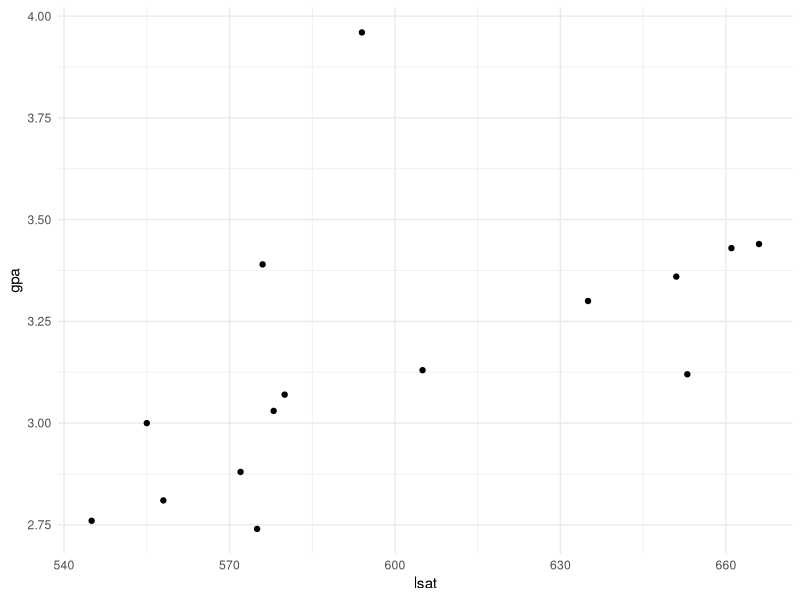
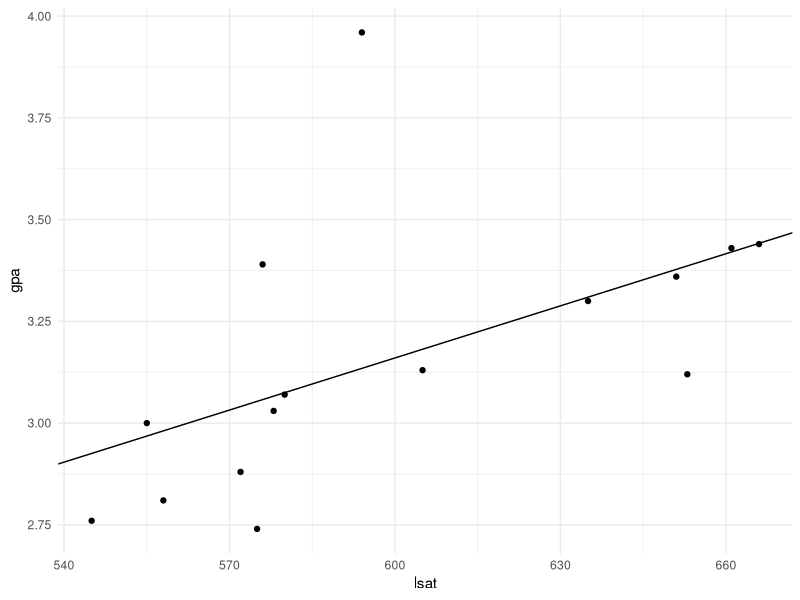
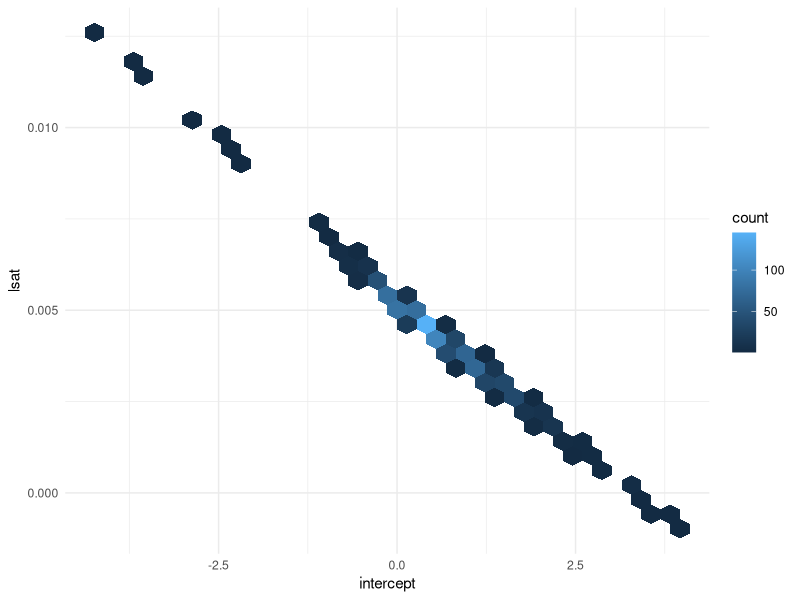
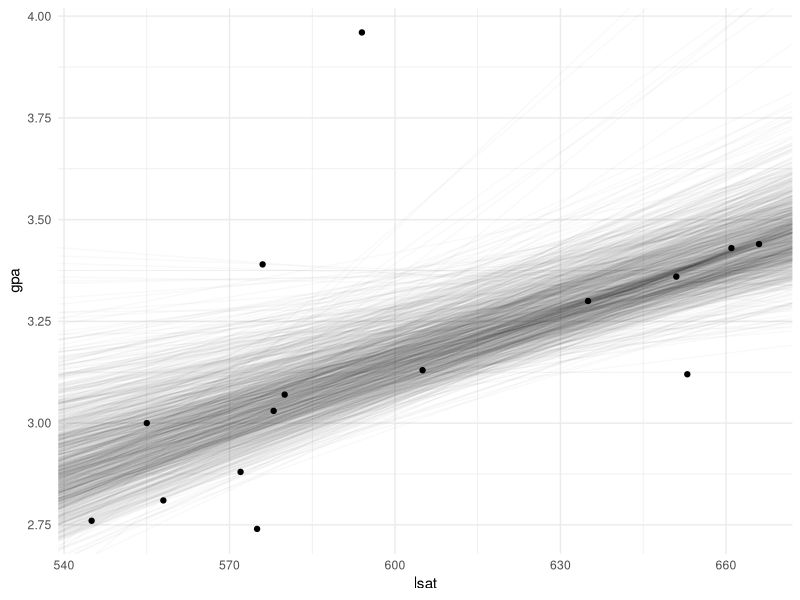
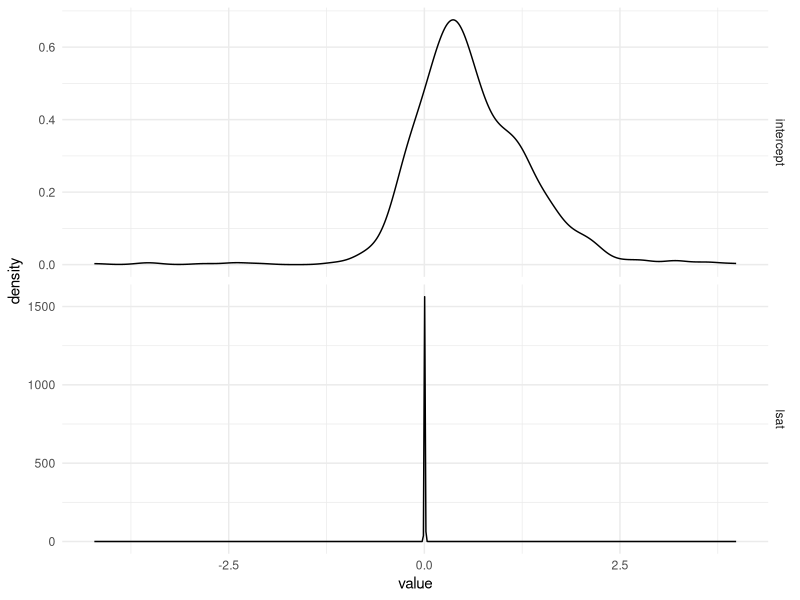
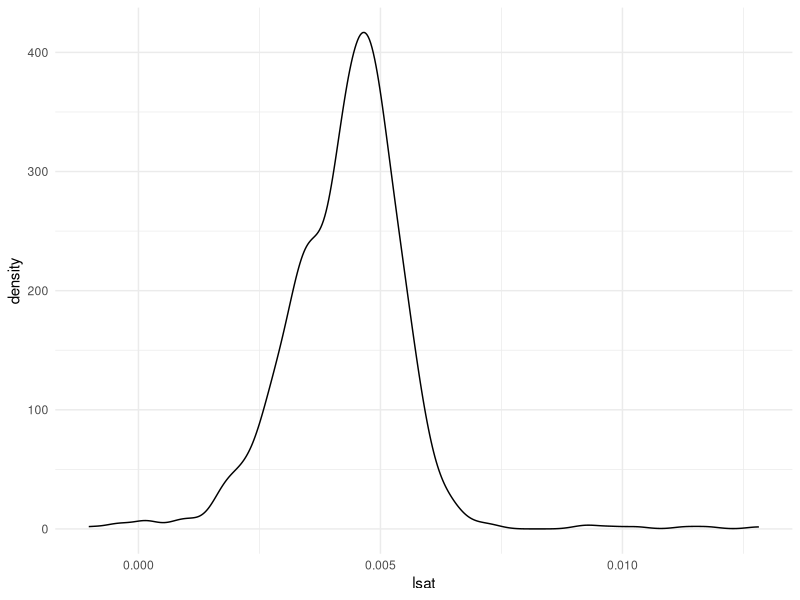

These charts were generated, in order, by the following R code:
## ---- chunk 1
knitr::opts_chunk$set(echo = TRUE)
library(knitr)
library(tidyverse)

theme_set(theme_minimal())
## ---- chunk 2
lsat.gpa = tibble(
  lsat = c(
    576, 635, 558, 578, 666, 580, 555, 661,
    651, 605, 653, 575, 545, 572, 594
  ),
  gpa  = c(
    3.39, 3.30, 2.81, 3.03, 3.44, 3.07, 3.00, 3.43,
    3.36, 3.13, 3.12, 2.74, 2.76, 2.88, 3.96
  )
)
ggplot(lsat.gpa, aes(lsat, gpa)) +
  geom_point()
## ---- chunk 3
lsat.gpa.lm = lm(gpa~lsat, lsat.gpa)
lsat.gpa.lm$coefficients %>% kable()
## ---- chunk 4
ggplot(lsat.gpa, aes(lsat, gpa)) +
  geom_point() +
  geom_abline(slope = lsat.gpa.lm$coefficients["lsat"],
              intercept = lsat.gpa.lm$coefficients["(Intercept)"])
## ---- chunk 5
B = 1000
lsat.gpa.lm.boot = sapply(1:B, function(b) {
  lsat.gpa.star = lsat.gpa %>% sample_frac(replace = TRUE)
  lm(gpa~lsat, lsat.gpa.star)$coefficients
}) %>% t %>% as_tibble %>% rename(intercept=`(Intercept)`)
## ---- chunk 6
ggplot(lsat.gpa.lm.boot,aes(intercept, lsat)) +
  geom_hex()
## ---- chunk 7
ggplot(lsat.gpa, aes(lsat, gpa)) +
  geom_abline(data=lsat.gpa.lm.boot,
              aes(intercept=intercept, slope=lsat),
              alpha=0.025) +
  geom_point()
## ---- chunk 8
ggplot(lsat.gpa.lm.boot %>% pivot_longer(everything()),
       aes(value)) +
  geom_density() +
  facet_grid(rows=vars(name), scales="free")
## ---- chunk 9
ggplot(lsat.gpa.lm.boot, aes(lsat)) +
  geom_density()
## ---- chunk 10
boot.ci.normal = c(
  lo=lsat.gpa.lm$coefficients["(Intercept)"]+
    qnorm(0.025)*sd(lsat.gpa.lm.boot$intercept), 
  hi=lsat.gpa.lm$coefficients["(Intercept)"]+
    qnorm(0.975)*sd(lsat.gpa.lm.boot$intercept),
  lo=lsat.gpa.lm$coefficients["lsat"]+
    qnorm(0.025)*sd(lsat.gpa.lm.boot$lsat),
  hi=lsat.gpa.lm$coefficients["lsat"]+
    qnorm(0.975)*sd(lsat.gpa.lm.boot$lsat)
)

boot.ci.pivotal = c(
  lo=2*lsat.gpa.lm$coefficients["(Intercept)"]-
    quantile(lsat.gpa.lm.boot$intercept, 0.975), 
  hi=2*lsat.gpa.lm$coefficients["(Intercept)"]-
    quantile(lsat.gpa.lm.boot$intercept, 0.025), 
  lo=2*lsat.gpa.lm$coefficients["lsat"]-
    quantile(lsat.gpa.lm.boot$lsat,0.975),
  hi=2*lsat.gpa.lm$coefficients["lsat"]-
    quantile(lsat.gpa.lm.boot$lsat,0.025)
)

boot.ci.percentage = c(
  `lo.(Interval)`=quantile(lsat.gpa.lm.boot$intercept, 0.025),
  `hi.(Interval)`=quantile(lsat.gpa.lm.boot$intercept, 0.975),
  lo.lsat=quantile(lsat.gpa.lm.boot$lsat, 0.025),
  hi.lsat=quantile(lsat.gpa.lm.boot$lsat, 0.975)
)

rbind(
  boot.ci.normal, boot.ci.pivotal, boot.ci.percentage
) %>% kable()
